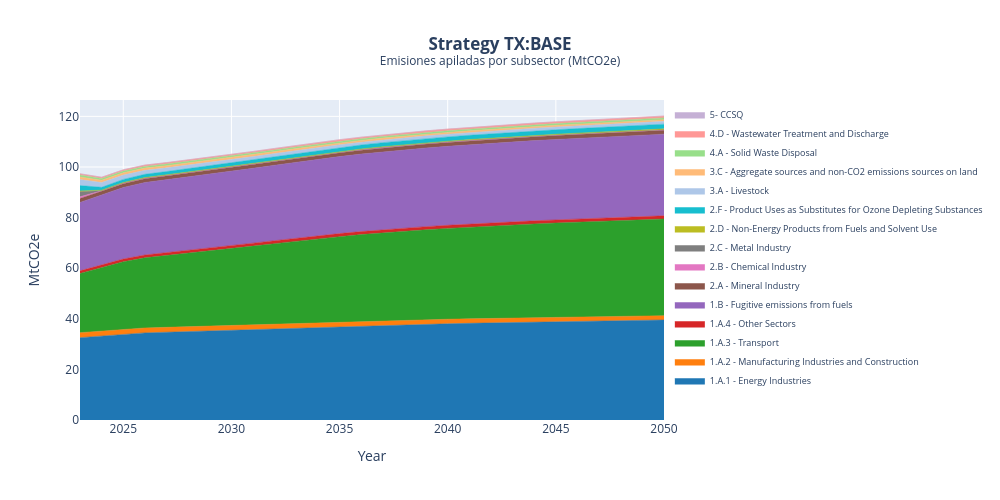
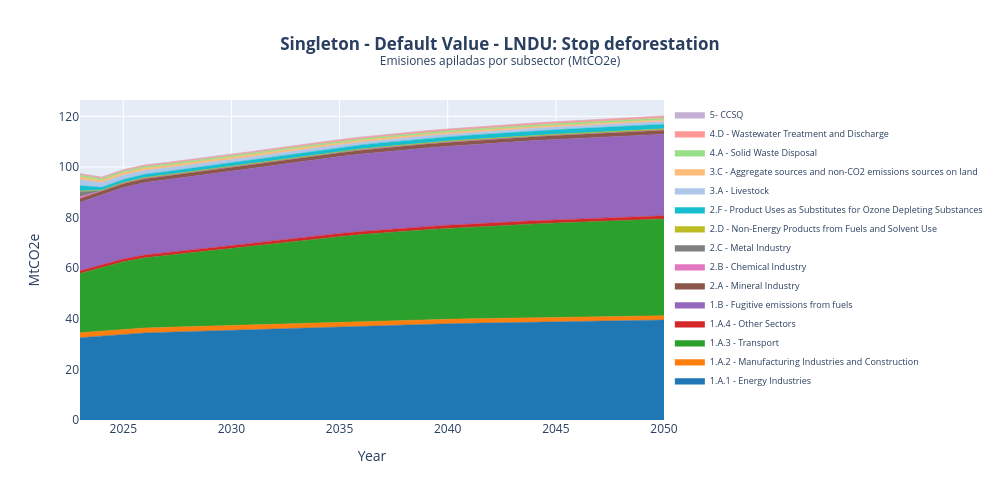
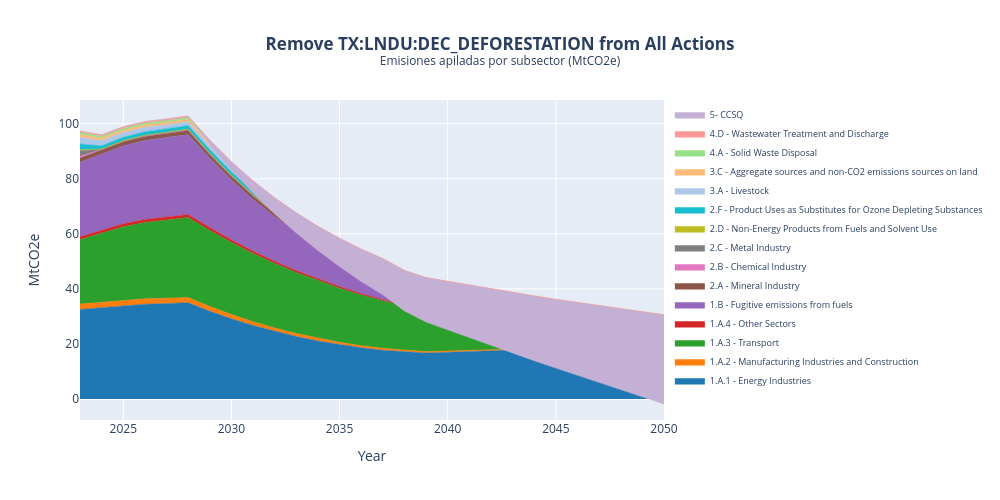
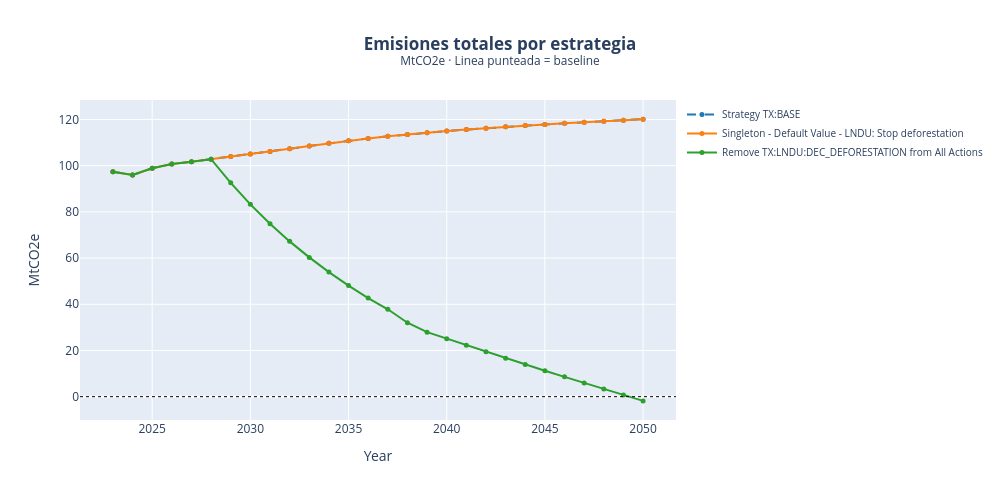

Write notebook code for charts like these, in order.
### Code cell
# ── Emisiones totales apiladas por subsector · una figura por estrategia ─────
em_stack = (
    em_ssp
    .groupby(['strategy_id','strategy','subsector','Year'], dropna=False)['value']
    .sum()
    .reset_index()
    .sort_values(['strategy_id','subsector','Year'])
)

subsectors_all = sorted(em_stack['subsector'].dropna().unique())  # A→Z; CCSQ al final

PALETTE = [
    '#1f77b4','#ff7f0e','#2ca02c','#d62728','#9467bd',
    '#8c564b','#e377c2','#7f7f7f','#bcbd22','#17becf',
    '#aec7e8','#ffbb78','#98df8a','#ff9896','#c5b0d5',
]
color_map = {sub: PALETTE[i % len(PALETTE)] for i, sub in enumerate(subsectors_all)}

for sid, strat_grp in em_stack.groupby('strategy_id', sort=True):
    strategy_label = strat_grp['strategy'].iloc[0]
    fig = go.Figure()
    seen = set()
    for sub in reversed(subsectors_all):  # reversed → legend A→Z, CCSQ al final
        df_sub = strat_grp[strat_grp['subsector'] == sub].sort_values('Year')
        if df_sub.empty:
            continue
        fig.add_trace(go.Scatter(
            x=df_sub['Year'], y=df_sub['value'],
            mode='lines',
            stackgroup='one',
            name=sub,
            line=dict(color=color_map[sub], width=0.5),
            fillcolor=color_map[sub],
            hovertemplate=f'<b>{sub}</b><br>%{{y:,.2f}} MtCO2e<br>Year: %{{x}}<extra></extra>',
        ))
    fig.update_layout(
        title=dict(
            text=f'<b>{strategy_label}</b><br><sup>Emisiones apiladas por subsector (MtCO2e)</sup>',
            x=0.5,
        ),
        xaxis=dict(title='Year', tickformat='d'),
        yaxis_title='MtCO2e',
        height=500, width=1000,
        legend=dict(orientation='v', x=1.01, y=1, font=dict(size=9)),
        hovermode='x unified',
    )
    fig.show()
# ── Total de emisiones por estrategia (líneas) ───────────────────────────────
em_total = (
    em_ssp
    .groupby(['strategy_id','strategy','Year'], dropna=False)['value']
    .sum()
    .reset_index()
    .sort_values(['strategy_id','Year'])
)

fig_total = go.Figure()
for i, (sid, grp) in enumerate(em_total.groupby('strategy_id', sort=True)):
    label = grp['strategy'].iloc[0]
    color = PALETTE[i % len(PALETTE)]
    dash  = 'dash' if sid == base_sid else 'solid'
    fig_total.add_trace(go.Scatter(
        x=grp['Year'], y=grp['value'],
        mode='lines+markers',
        line=dict(color=color, dash=dash, width=2),
        marker=dict(size=5),
        name=label,
        hovertemplate=f'<b>{label}</b><br>%{{y:,.2f}} MtCO2e<br>Year: %{{x}}<extra></extra>',
    ))

fig_total.add_hline(y=0, line=dict(color='black', dash='dot', width=1))
fig_total.update_layout(
    title=dict(text='<b>Emisiones totales por estrategia</b><br><sup>MtCO2e · Linea punteada = baseline</sup>', x=0.5),
    xaxis=dict(title='Year', tickformat='d'),
    yaxis_title='MtCO2e',
    height=500, width=1000,
    legend=dict(orientation='v', x=1.01, y=1, font=dict(size=10)),
    hovermode='x unified',
)
fig_total.show()

### Figure 1 — Plotly figure (JSON) as saved in the notebook; plotly's stock layout.template omitted (floating-point values rounded to 4 significant figures)
{"data": [{"fillcolor": "#1f77b4", "hovertemplate": "<b>1.A.1 - Energy Industries</b><br>%{y:,.2f} MtCO2e<br>Year: %{x}<extra></extra>", "line": {"color": "#1f77b4", "width": 0.5}, "mode": "lines", "name": "1.A.1 - Energy Industries", "stackgroup": "one", "type": "scatter", "x": [2023, 2024, 2025, 2026, 2027, 2028, 2029, 2030, 2031, 2032, 2033, 2034, 2035, 2036, 2037, 2038, 2039, 2040, 2041, 2042, 2043, 2044, 2045, 2046, 2047, 2048, 2049, 2050], "y": [32.54, 33.2, 33.95, 34.43, 34.68, 34.95, 35.24, 35.5, 35.78, 36.08, 36.37, 36.66, 36.94, 37.19, 37.43, 37.64, 37.84, 38.03, 38.21, 38.38, 38.54, 38.7, 38.85, 38.99, 39.12, 39.26, 39.39, 39.54]}, {"fillcolor": "#ff7f0e", "hovertemplate": "<b>1.A.2 - Manufacturing Industries and Construction</b><br>%{y:,.2f} MtCO2e<br>Year: %{x}<extra></extra>", "line": {"color": "#ff7f0e", "width": 0.5}, "mode": "lines", "name": "1.A.2 - Manufacturing Industries and Construction", "stackgroup": "one", "type": "scatter", "x": [2023, 2024, 2025, 2026, 2027, 2028, 2029, 2030, 2031, 2032, 2033, 2034, 2035, 2036, 2037, 2038, 2039, 2040, 2041, 2042, 2043, 2044, 2045, 2046, 2047, 2048, 2049, 2050], "y": [1.98, 1.959, 1.956, 1.949, 1.937, 1.926, 1.915, 1.904, 1.893, 1.883, 1.872, 1.862, 1.852, 1.841, 1.83, 1.819, 1.808, 1.796, 1.785, 1.774, 1.762, 1.751, 1.739, 1.728, 1.716, 1.705, 1.693, 1.682]}, {"fillcolor": "#2ca02c", "hovertemplate": "<b>1.A.3 - Transport</b><br>%{y:,.2f} MtCO2e<br>Year: %{x}<extra></extra>", "line": {"color": "#2ca02c", "width": 0.5}, "mode": "lines", "name": "1.A.3 - Transport", "stackgroup": "one", "type": "scatter", "x": [2023, 2024, 2025, 2026, 2027, 2028, 2029, 2030, 2031, 2032, 2033, 2034, 2035, 2036, 2037, 2038, 2039, 2040, 2041, 2042, 2043, 2044, 2045, 2046, 2047, 2048, 2049, 2050], "y": [23.4, 25.01, 26.62, 27.71, 28.35, 29.02, 29.72, 30.37, 31.04, 31.73, 32.41, 33.07, 33.68, 34.23, 34.72, 35.16, 35.55, 35.9, 36.22, 36.52, 36.79, 37.04, 37.26, 37.47, 37.66, 37.85, 38.04, 38.25]}, {"fillcolor": "#d62728", "hovertemplate": "<b>1.A.4 - Other Sectors</b><br>%{y:,.2f} MtCO2e<br>Year: %{x}<extra></extra>", "line": {"color": "#d62728", "width": 0.5}, "mode": "lines", "name": "1.A.4 - Other Sectors", "stackgroup": "one", "type": "scatter", "x": [2023, 2024, 2025, 2026, 2027, 2028, 2029, 2030, 2031, 2032, 2033, 2034, 2035, 2036, 2037, 2038, 2039, 2040, 2041, 2042, 2043, 2044, 2045, 2046, 2047, 2048, 2049, 2050], "y": [1.029, 1.063, 1.093, 1.115, 1.129, 1.142, 1.153, 1.163, 1.172, 1.18, 1.187, 1.194, 1.201, 1.206, 1.21, 1.214, 1.218, 1.221, 1.223, 1.226, 1.228, 1.23, 1.231, 1.233, 1.234, 1.235, 1.237, 1.238]}, {"fillcolor": "#9467bd", "hovertemplate": "<b>1.B - Fugitive emissions from fuels</b><br>%{y:,.2f} MtCO2e<br>Year: %{x}<extra></extra>", "line": {"color": "#9467bd", "width": 0.5}, "mode": "lines", "name": "1.B - Fugitive emissions from fuels", "stackgroup": "one", "type": "scatter", "x": [2023, 2024, 2025, 2026, 2027, 2028, 2029, 2030, 2031, 2032, 2033, 2034, 2035, 2036, 2037, 2038, 2039, 2040, 2041, 2042, 2043, 2044, 2045, 2046, 2047, 2048, 2049, 2050], "y": [27.03, 27.64, 28.27, 28.65, 28.83, 29.01, 29.22, 29.4, 29.6, 29.81, 30.03, 30.24, 30.44, 30.63, 30.8, 30.95, 31.09, 31.22, 31.35, 31.47, 31.58, 31.69, 31.79, 31.89, 31.98, 32.08, 32.17, 32.28]}, {"fillcolor": "#8c564b", "hovertemplate": "<b>2.A - Mineral Industry</b><br>%{y:,.2f} MtCO2e<br>Year: %{x}<extra></extra>", "line": {"color": "#8c564b", "width": 0.5}, "mode": "lines", "name": "2.A - Mineral Industry", "stackgroup": "one", "type": "scatter", "x": [2023, 2024, 2025, 2026, 2027, 2028, 2029, 2030, 2031, 2032, 2033, 2034, 2035, 2036, 2037, 2038, 2039, 2040, 2041, 2042, 2043, 2044, 2045, 2046, 2047, 2048, 2049, 2050], "y": [1.51, 1.511, 1.512, 1.513, 1.513, 1.513, 1.514, 1.514, 1.514, 1.515, 1.515, 1.515, 1.516, 1.516, 1.516, 1.517, 1.517, 1.517, 1.517, 1.517, 1.518, 1.518, 1.518, 1.518, 1.518, 1.518, 1.518, 1.519]}, {"fillcolor": "#e377c2", "hovertemplate": "<b>2.B - Chemical Industry</b><br>%{y:,.2f} MtCO2e<br>Year: %{x}<extra></extra>", "line": {"color": "#e377c2", "width": 0.5}, "mode": "lines", "name": "2.B - Chemical Industry", "stackgroup": "one", "type": "scatter", "x": [2023, 2024, 2025, 2026, 2027, 2028, 2029, 2030, 2031, 2032, 2033, 2034, 2035, 2036, 2037, 2038, 2039, 2040, 2041, 2042, 2043, 2044, 2045, 2046, 2047, 2048, 2049, 2050], "y": [0.711, 0.2486, 0.2484, 0.2483, 0.2482, 0.2481, 0.248, 0.2479, 0.2478, 0.2476, 0.2475, 0.2474, 0.2473, 0.2471, 0.247, 0.2469, 0.2468, 0.2466, 0.2465, 0.2464, 0.2462, 0.2461, 0.246, 0.2458, 0.2457, 0.2456, 0.2454, 0.2453]}, {"fillcolor": "#7f7f7f", "hovertemplate": "<b>2.C - Metal Industry</b><br>%{y:,.2f} MtCO2e<br>Year: %{x}<extra></extra>", "line": {"color": "#7f7f7f", "width": 0.5}, "mode": "lines", "name": "2.C - Metal Industry", "stackgroup": "one", "type": "scatter", "x": [2023, 2024, 2025, 2026, 2027, 2028, 2029, 2030, 2031, 2032, 2033, 2034, 2035, 2036, 2037, 2038, 2039, 2040, 2041, 2042, 2043, 2044, 2045, 2046, 2047, 2048, 2049, 2050], "y": [2.063, 0.0, 0.0, 0.0, 0.0, 0.0, 0.0, 0.0, 0.0, 0.0, 0.0, 0.0, 0.0, 0.0, 0.0, 0.0, 0.0, 0.0, 0.0, 0.0, 0.0, 0.0, 0.0, 0.0, 0.0, 0.0, 0.0, 0.0]}, {"fillcolor": "#bcbd22", "hovertemplate": "<b>2.D - Non-Energy Products from Fuels and Solvent Use</b><br>%{y:,.2f} MtCO2e<br>Year: %{x}<extra></extra>", "line": {"color": "#bcbd22", "width": 0.5}, "mode": "lines", "name": "2.D - Non-Energy Products from Fuels and Solvent Use", "stackgroup": "one", "type": "scatter", "x": [2023, 2024, 2025, 2026, 2027, 2028, 2029, 2030, 2031, 2032, 2033, 2034, 2035, 2036, 2037, 2038, 2039, 2040, 2041, 2042, 2043, 2044, 2045, 2046, 2047, 2048, 2049, 2050], "y": [0.27, 0.1915, 0.2048, 0.2133, 0.2176, 0.2223, 0.2274, 0.2322, 0.2373, 0.2427, 0.2483, 0.2538, 0.259, 0.264, 0.2686, 0.273, 0.2771, 0.2809, 0.2847, 0.2883, 0.2919, 0.2953, 0.2986, 0.3017, 0.3048, 0.3078, 0.311, 0.3142]}, {"fillcolor": "#17becf", "hovertemplate": "<b>2.F - Product Uses as Substitutes for Ozone Depleting Substances</b><br>%{y:,.2f} MtCO2e<br>Year: %{x}<extra></extra>", "line": {"color": "#17becf", "width": 0.5}, "mode": "lines", "name": "2.F - Product Uses as Substitutes for Ozone Depleting Substances", "stackgroup": "one", "type": "scatter", "x": [2023, 2024, 2025, 2026, 2027, 2028, 2029, 2030, 2031, 2032, 2033, 2034, 2035, 2036, 2037, 2038, 2039, 2040, 2041, 2042, 2043, 2044, 2045, 2046, 2047, 2048, 2049, 2050], "y": [2.104, 1.135, 1.215, 1.266, 1.291, 1.319, 1.349, 1.378, 1.408, 1.441, 1.474, 1.507, 1.538, 1.568, 1.595, 1.621, 1.646, 1.668, 1.691, 1.713, 1.734, 1.754, 1.774, 1.792, 1.81, 1.829, 1.847, 1.867]}, {"fillcolor": "#aec7e8", "hovertemplate": "<b>3.A - Livestock</b><br>%{y:,.2f} MtCO2e<br>Year: %{x}<extra></extra>", "line": {"color": "#aec7e8", "width": 0.5}, "mode": "lines", "name": "3.A - Livestock", "stackgroup": "one", "type": "scatter", "x": [2023, 2024, 2025, 2026, 2027, 2028, 2029, 2030, 2031, 2032, 2033, 2034, 2035, 2036, 2037, 2038, 2039, 2040, 2041, 2042, 2043, 2044, 2045, 2046, 2047, 2048, 2049, 2050], "y": [2.402, 1.889, 1.709, 1.565, 1.453, 1.365, 1.296, 1.243, 1.201, 1.17, 1.146, 1.128, 1.114, 1.105, 1.098, 1.094, 1.092, 1.091, 1.091, 1.093, 1.095, 1.098, 1.101, 1.104, 1.108, 1.112, 1.117, 1.121]}, {"fillcolor": "#ffbb78", "hovertemplate": "<b>3.C - Aggregate sources and non-CO2 emissions sources on land</b><br>%{y:,.2f} MtCO2e<br>Year: %{x}<extra></extra>", "line": {"color": "#ffbb78", "width": 0.5}, "mode": "lines", "name": "3.C - Aggregate sources and non-CO2 emissions sources on land", "stackgroup": "one", "type": "scatter", "x": [2023, 2024, 2025, 2026, 2027, 2028, 2029, 2030, 2031, 2032, 2033, 2034, 2035, 2036, 2037, 2038, 2039, 2040, 2041, 2042, 2043, 2044, 2045, 2046, 2047, 2048, 2049, 2050], "y": [1.02, 0.9128, 0.9019, 0.89, 0.8772, 0.8636, 0.849, 0.8334, 0.8164, 0.7979, 0.7776, 0.7556, 0.7336, 0.712, 0.7002, 0.6906, 0.6818, 0.6747, 0.6689, 0.6642, 0.6603, 0.657, 0.6542, 0.6518, 0.6498, 0.6479, 0.6463, 0.6468]}, {"fillcolor": "#98df8a", "hovertemplate": "<b>4.A - Solid Waste Disposal</b><br>%{y:,.2f} MtCO2e<br>Year: %{x}<extra></extra>", "line": {"color": "#98df8a", "width": 0.5}, "mode": "lines", "name": "4.A - Solid Waste Disposal", "stackgroup": "one", "type": "scatter", "x": [2023, 2024, 2025, 2026, 2027, 2028, 2029, 2030, 2031, 2032, 2033, 2034, 2035, 2036, 2037, 2038, 2039, 2040, 2041, 2042, 2043, 2044, 2045, 2046, 2047, 2048, 2049, 2050], "y": [0.762, 0.696, 0.6838, 0.6741, 0.6662, 0.6599, 0.6549, 0.6511, 0.6485, 0.6468, 0.6461, 0.6462, 0.647, 0.6485, 0.6505, 0.6531, 0.6561, 0.6595, 0.6633, 0.6675, 0.6719, 0.6766, 0.6815, 0.6867, 0.6921, 0.6976, 0.7033, 0.7091]}, {"fillcolor": "#ff9896", "hovertemplate": "<b>4.D - Wastewater Treatment and Discharge</b><br>%{y:,.2f} MtCO2e<br>Year: %{x}<extra></extra>", "line": {"color": "#ff9896", "width": 0.5}, "mode": "lines", "name": "4.D - Wastewater Treatment and Discharge", "stackgroup": "one", "type": "scatter", "x": [2023, 2024, 2025, 2026, 2027, 2028, 2029, 2030, 2031, 2032, 2033, 2034, 2035, 2036, 2037, 2038, 2039, 2040, 2041, 2042, 2043, 2044, 2045, 2046, 2047, 2048, 2049, 2050], "y": [0.496, 0.4909, 0.5124, 0.5267, 0.5357, 0.5452, 0.5552, 0.5648, 0.5748, 0.5852, 0.5958, 0.6063, 0.6166, 0.6264, 0.6359, 0.645, 0.6538, 0.6624, 0.6708, 0.6791, 0.6873, 0.6954, 0.7033, 0.711, 0.7187, 0.7263, 0.7341, 0.742]}, {"fillcolor": "#c5b0d5", "hovertemplate": "<b>5- CCSQ</b><br>%{y:,.2f} MtCO2e<br>Year: %{x}<extra></extra>", "line": {"color": "#c5b0d5", "width": 0.5}, "mode": "lines", "name": "5- CCSQ", "stackgroup": "one", "type": "scatter", "x": [2023, 2024, 2025, 2026, 2027, 2028, 2029, 2030, 2031, 2032, 2033, 2034, 2035, 2036, 2037, 2038, 2039, 2040, 2041, 2042, 2043, 2044, 2045, 2046, 2047, 2048, 2049, 2050], "y": [0.0, 0.0, 0.0, 0.0, 0.0, 0.0, 0.0, 0.0, 0.0, 0.0, 0.0, 0.0, 0.0, 0.0, 0.0, 0.0, 0.0, 0.0, 0.0, 0.0, 0.0, 0.0, 0.0, 0.0, 0.0, 0.0, 0.0, 0.0]}], "layout": {"height": 500, "hovermode": "x unified", "legend": {"font": {"size": 9}, "orientation": "v", "x": 1.01, "y": 1}, "title": {"text": "<b>Strategy TX:BASE</b><br><sup>Emisiones apiladas por subsector (MtCO2e)</sup>", "x": 0.5}, "width": 1000, "xaxis": {"tickformat": "d", "title": {"text": "Year"}}, "yaxis": {"title": {"text": "MtCO2e"}}}}

### Figure 2 — Plotly figure (JSON) as saved in the notebook; plotly's stock layout.template omitted (floating-point values rounded to 4 significant figures)
{"data": [{"fillcolor": "#1f77b4", "hovertemplate": "<b>1.A.1 - Energy Industries</b><br>%{y:,.2f} MtCO2e<br>Year: %{x}<extra></extra>", "line": {"color": "#1f77b4", "width": 0.5}, "mode": "lines", "name": "1.A.1 - Energy Industries", "stackgroup": "one", "type": "scatter", "x": [2023, 2024, 2025, 2026, 2027, 2028, 2029, 2030, 2031, 2032, 2033, 2034, 2035, 2036, 2037, 2038, 2039, 2040, 2041, 2042, 2043, 2044, 2045, 2046, 2047, 2048, 2049, 2050], "y": [32.54, 33.2, 33.95, 34.43, 34.68, 34.95, 35.24, 35.5, 35.78, 36.08, 36.37, 36.66, 36.94, 37.19, 37.43, 37.64, 37.84, 38.03, 38.21, 38.38, 38.54, 38.7, 38.85, 38.99, 39.12, 39.25, 39.39, 39.53]}, {"fillcolor": "#ff7f0e", "hovertemplate": "<b>1.A.2 - Manufacturing Industries and Construction</b><br>%{y:,.2f} MtCO2e<br>Year: %{x}<extra></extra>", "line": {"color": "#ff7f0e", "width": 0.5}, "mode": "lines", "name": "1.A.2 - Manufacturing Industries and Construction", "stackgroup": "one", "type": "scatter", "x": [2023, 2024, 2025, 2026, 2027, 2028, 2029, 2030, 2031, 2032, 2033, 2034, 2035, 2036, 2037, 2038, 2039, 2040, 2041, 2042, 2043, 2044, 2045, 2046, 2047, 2048, 2049, 2050], "y": [1.98, 1.959, 1.956, 1.949, 1.937, 1.926, 1.915, 1.904, 1.893, 1.883, 1.872, 1.862, 1.852, 1.841, 1.83, 1.819, 1.808, 1.796, 1.785, 1.774, 1.762, 1.751, 1.739, 1.728, 1.716, 1.705, 1.693, 1.682]}, {"fillcolor": "#2ca02c", "hovertemplate": "<b>1.A.3 - Transport</b><br>%{y:,.2f} MtCO2e<br>Year: %{x}<extra></extra>", "line": {"color": "#2ca02c", "width": 0.5}, "mode": "lines", "name": "1.A.3 - Transport", "stackgroup": "one", "type": "scatter", "x": [2023, 2024, 2025, 2026, 2027, 2028, 2029, 2030, 2031, 2032, 2033, 2034, 2035, 2036, 2037, 2038, 2039, 2040, 2041, 2042, 2043, 2044, 2045, 2046, 2047, 2048, 2049, 2050], "y": [23.4, 25.01, 26.62, 27.71, 28.35, 29.02, 29.72, 30.37, 31.04, 31.73, 32.41, 33.07, 33.68, 34.23, 34.72, 35.16, 35.55, 35.9, 36.22, 36.52, 36.79, 37.04, 37.26, 37.47, 37.66, 37.85, 38.04, 38.25]}, {"fillcolor": "#d62728", "hovertemplate": "<b>1.A.4 - Other Sectors</b><br>%{y:,.2f} MtCO2e<br>Year: %{x}<extra></extra>", "line": {"color": "#d62728", "width": 0.5}, "mode": "lines", "name": "1.A.4 - Other Sectors", "stackgroup": "one", "type": "scatter", "x": [2023, 2024, 2025, 2026, 2027, 2028, 2029, 2030, 2031, 2032, 2033, 2034, 2035, 2036, 2037, 2038, 2039, 2040, 2041, 2042, 2043, 2044, 2045, 2046, 2047, 2048, 2049, 2050], "y": [1.029, 1.063, 1.093, 1.115, 1.129, 1.142, 1.153, 1.163, 1.172, 1.18, 1.187, 1.194, 1.2, 1.206, 1.21, 1.214, 1.217, 1.22, 1.223, 1.225, 1.227, 1.229, 1.231, 1.232, 1.233, 1.234, 1.236, 1.237]}, {"fillcolor": "#9467bd", "hovertemplate": "<b>1.B - Fugitive emissions from fuels</b><br>%{y:,.2f} MtCO2e<br>Year: %{x}<extra></extra>", "line": {"color": "#9467bd", "width": 0.5}, "mode": "lines", "name": "1.B - Fugitive emissions from fuels", "stackgroup": "one", "type": "scatter", "x": [2023, 2024, 2025, 2026, 2027, 2028, 2029, 2030, 2031, 2032, 2033, 2034, 2035, 2036, 2037, 2038, 2039, 2040, 2041, 2042, 2043, 2044, 2045, 2046, 2047, 2048, 2049, 2050], "y": [27.03, 27.64, 28.27, 28.65, 28.83, 29.01, 29.22, 29.4, 29.6, 29.81, 30.03, 30.24, 30.44, 30.63, 30.8, 30.95, 31.09, 31.22, 31.35, 31.47, 31.58, 31.69, 31.79, 31.89, 31.98, 32.08, 32.17, 32.27]}, {"fillcolor": "#8c564b", "hovertemplate": "<b>2.A - Mineral Industry</b><br>%{y:,.2f} MtCO2e<br>Year: %{x}<extra></extra>", "line": {"color": "#8c564b", "width": 0.5}, "mode": "lines", "name": "2.A - Mineral Industry", "stackgroup": "one", "type": "scatter", "x": [2023, 2024, 2025, 2026, 2027, 2028, 2029, 2030, 2031, 2032, 2033, 2034, 2035, 2036, 2037, 2038, 2039, 2040, 2041, 2042, 2043, 2044, 2045, 2046, 2047, 2048, 2049, 2050], "y": [1.51, 1.511, 1.512, 1.513, 1.513, 1.513, 1.514, 1.514, 1.514, 1.515, 1.515, 1.515, 1.516, 1.516, 1.516, 1.517, 1.517, 1.517, 1.517, 1.517, 1.518, 1.518, 1.518, 1.518, 1.518, 1.518, 1.518, 1.519]}, {"fillcolor": "#e377c2", "hovertemplate": "<b>2.B - Chemical Industry</b><br>%{y:,.2f} MtCO2e<br>Year: %{x}<extra></extra>", "line": {"color": "#e377c2", "width": 0.5}, "mode": "lines", "name": "2.B - Chemical Industry", "stackgroup": "one", "type": "scatter", "x": [2023, 2024, 2025, 2026, 2027, 2028, 2029, 2030, 2031, 2032, 2033, 2034, 2035, 2036, 2037, 2038, 2039, 2040, 2041, 2042, 2043, 2044, 2045, 2046, 2047, 2048, 2049, 2050], "y": [0.711, 0.2486, 0.2484, 0.2483, 0.2482, 0.2481, 0.248, 0.2479, 0.2478, 0.2476, 0.2475, 0.2474, 0.2473, 0.2471, 0.247, 0.2469, 0.2468, 0.2466, 0.2465, 0.2464, 0.2462, 0.2461, 0.246, 0.2458, 0.2457, 0.2456, 0.2454, 0.2453]}, {"fillcolor": "#7f7f7f", "hovertemplate": "<b>2.C - Metal Industry</b><br>%{y:,.2f} MtCO2e<br>Year: %{x}<extra></extra>", "line": {"color": "#7f7f7f", "width": 0.5}, "mode": "lines", "name": "2.C - Metal Industry", "stackgroup": "one", "type": "scatter", "x": [2023, 2024, 2025, 2026, 2027, 2028, 2029, 2030, 2031, 2032, 2033, 2034, 2035, 2036, 2037, 2038, 2039, 2040, 2041, 2042, 2043, 2044, 2045, 2046, 2047, 2048, 2049, 2050], "y": [2.063, 0.0, 0.0, 0.0, 0.0, 0.0, 0.0, 0.0, 0.0, 0.0, 0.0, 0.0, 0.0, 0.0, 0.0, 0.0, 0.0, 0.0, 0.0, 0.0, 0.0, 0.0, 0.0, 0.0, 0.0, 0.0, 0.0, 0.0]}, {"fillcolor": "#bcbd22", "hovertemplate": "<b>2.D - Non-Energy Products from Fuels and Solvent Use</b><br>%{y:,.2f} MtCO2e<br>Year: %{x}<extra></extra>", "line": {"color": "#bcbd22", "width": 0.5}, "mode": "lines", "name": "2.D - Non-Energy Products from Fuels and Solvent Use", "stackgroup": "one", "type": "scatter", "x": [2023, 2024, 2025, 2026, 2027, 2028, 2029, 2030, 2031, 2032, 2033, 2034, 2035, 2036, 2037, 2038, 2039, 2040, 2041, 2042, 2043, 2044, 2045, 2046, 2047, 2048, 2049, 2050], "y": [0.27, 0.1915, 0.2048, 0.2133, 0.2176, 0.2223, 0.2274, 0.2322, 0.2373, 0.2427, 0.2483, 0.2538, 0.259, 0.264, 0.2686, 0.273, 0.2771, 0.2809, 0.2847, 0.2883, 0.2919, 0.2953, 0.2986, 0.3017, 0.3048, 0.3078, 0.311, 0.3142]}, {"fillcolor": "#17becf", "hovertemplate": "<b>2.F - Product Uses as Substitutes for Ozone Depleting Substances</b><br>%{y:,.2f} MtCO2e<br>Year: %{x}<extra></extra>", "line": {"color": "#17becf", "width": 0.5}, "mode": "lines", "name": "2.F - Product Uses as Substitutes for Ozone Depleting Substances", "stackgroup": "one", "type": "scatter", "x": [2023, 2024, 2025, 2026, 2027, 2028, 2029, 2030, 2031, 2032, 2033, 2034, 2035, 2036, 2037, 2038, 2039, 2040, 2041, 2042, 2043, 2044, 2045, 2046, 2047, 2048, 2049, 2050], "y": [2.104, 1.135, 1.215, 1.266, 1.291, 1.319, 1.349, 1.378, 1.408, 1.441, 1.474, 1.507, 1.538, 1.568, 1.595, 1.621, 1.646, 1.668, 1.691, 1.713, 1.734, 1.754, 1.774, 1.792, 1.81, 1.829, 1.847, 1.867]}, {"fillcolor": "#aec7e8", "hovertemplate": "<b>3.A - Livestock</b><br>%{y:,.2f} MtCO2e<br>Year: %{x}<extra></extra>", "line": {"color": "#aec7e8", "width": 0.5}, "mode": "lines", "name": "3.A - Livestock", "stackgroup": "one", "type": "scatter", "x": [2023, 2024, 2025, 2026, 2027, 2028, 2029, 2030, 2031, 2032, 2033, 2034, 2035, 2036, 2037, 2038, 2039, 2040, 2041, 2042, 2043, 2044, 2045, 2046, 2047, 2048, 2049, 2050], "y": [2.402, 1.889, 1.709, 1.565, 1.453, 1.365, 1.296, 1.243, 1.201, 1.17, 1.146, 1.128, 1.114, 1.105, 1.098, 1.094, 1.091, 1.091, 1.091, 1.092, 1.094, 1.097, 1.1, 1.103, 1.107, 1.111, 1.115, 1.12]}, {"fillcolor": "#ffbb78", "hovertemplate": "<b>3.C - Aggregate sources and non-CO2 emissions sources on land</b><br>%{y:,.2f} MtCO2e<br>Year: %{x}<extra></extra>", "line": {"color": "#ffbb78", "width": 0.5}, "mode": "lines", "name": "3.C - Aggregate sources and non-CO2 emissions sources on land", "stackgroup": "one", "type": "scatter", "x": [2023, 2024, 2025, 2026, 2027, 2028, 2029, 2030, 2031, 2032, 2033, 2034, 2035, 2036, 2037, 2038, 2039, 2040, 2041, 2042, 2043, 2044, 2045, 2046, 2047, 2048, 2049, 2050], "y": [1.02, 0.9128, 0.9019, 0.89, 0.8772, 0.8636, 0.849, 0.8334, 0.8164, 0.7979, 0.7776, 0.7556, 0.7335, 0.7119, 0.7001, 0.6905, 0.6817, 0.6746, 0.6688, 0.6641, 0.6601, 0.6568, 0.654, 0.6516, 0.6495, 0.6476, 0.6476, 0.6494]}, {"fillcolor": "#98df8a", "hovertemplate": "<b>4.A - Solid Waste Disposal</b><br>%{y:,.2f} MtCO2e<br>Year: %{x}<extra></extra>", "line": {"color": "#98df8a", "width": 0.5}, "mode": "lines", "name": "4.A - Solid Waste Disposal", "stackgroup": "one", "type": "scatter", "x": [2023, 2024, 2025, 2026, 2027, 2028, 2029, 2030, 2031, 2032, 2033, 2034, 2035, 2036, 2037, 2038, 2039, 2040, 2041, 2042, 2043, 2044, 2045, 2046, 2047, 2048, 2049, 2050], "y": [0.762, 0.696, 0.6838, 0.6741, 0.6662, 0.6599, 0.6549, 0.6511, 0.6485, 0.6468, 0.6461, 0.6462, 0.647, 0.6485, 0.6505, 0.6531, 0.6561, 0.6595, 0.6633, 0.6675, 0.6719, 0.6766, 0.6815, 0.6867, 0.6921, 0.6976, 0.7033, 0.7091]}, {"fillcolor": "#ff9896", "hovertemplate": "<b>4.D - Wastewater Treatment and Discharge</b><br>%{y:,.2f} MtCO2e<br>Year: %{x}<extra></extra>", "line": {"color": "#ff9896", "width": 0.5}, "mode": "lines", "name": "4.D - Wastewater Treatment and Discharge", "stackgroup": "one", "type": "scatter", "x": [2023, 2024, 2025, 2026, 2027, 2028, 2029, 2030, 2031, 2032, 2033, 2034, 2035, 2036, 2037, 2038, 2039, 2040, 2041, 2042, 2043, 2044, 2045, 2046, 2047, 2048, 2049, 2050], "y": [0.496, 0.4909, 0.5124, 0.5267, 0.5357, 0.5452, 0.5552, 0.5648, 0.5748, 0.5852, 0.5958, 0.6063, 0.6166, 0.6264, 0.6359, 0.645, 0.6538, 0.6624, 0.6708, 0.6791, 0.6873, 0.6954, 0.7033, 0.711, 0.7187, 0.7263, 0.7341, 0.742]}, {"fillcolor": "#c5b0d5", "hovertemplate": "<b>5- CCSQ</b><br>%{y:,.2f} MtCO2e<br>Year: %{x}<extra></extra>", "line": {"color": "#c5b0d5", "width": 0.5}, "mode": "lines", "name": "5- CCSQ", "stackgroup": "one", "type": "scatter", "x": [2023, 2024, 2025, 2026, 2027, 2028, 2029, 2030, 2031, 2032, 2033, 2034, 2035, 2036, 2037, 2038, 2039, 2040, 2041, 2042, 2043, 2044, 2045, 2046, 2047, 2048, 2049, 2050], "y": [0.0, 0.0, 0.0, 0.0, 0.0, 0.0, 0.0, 0.0, 0.0, 0.0, 0.0, 0.0, 0.0, 0.0, 0.0, 0.0, 0.0, 0.0, 0.0, 0.0, 0.0, 0.0, 0.0, 0.0, 0.0, 0.0, 0.0, 0.0]}], "layout": {"height": 500, "hovermode": "x unified", "legend": {"font": {"size": 9}, "orientation": "v", "x": 1.01, "y": 1}, "title": {"text": "<b>Singleton - Default Value - LNDU: Stop deforestation</b><br><sup>Emisiones apiladas por subsector (MtCO2e)</sup>", "x": 0.5}, "width": 1000, "xaxis": {"tickformat": "d", "title": {"text": "Year"}}, "yaxis": {"title": {"text": "MtCO2e"}}}}

### Figure 3 — Plotly figure (JSON) as saved in the notebook; plotly's stock layout.template omitted (floating-point values rounded to 4 significant figures)
{"data": [{"fillcolor": "#1f77b4", "hovertemplate": "<b>1.A.1 - Energy Industries</b><br>%{y:,.2f} MtCO2e<br>Year: %{x}<extra></extra>", "line": {"color": "#1f77b4", "width": 0.5}, "mode": "lines", "name": "1.A.1 - Energy Industries", "stackgroup": "one", "type": "scatter", "x": [2023, 2024, 2025, 2026, 2027, 2028, 2029, 2030, 2031, 2032, 2033, 2034, 2035, 2036, 2037, 2038, 2039, 2040, 2041, 2042, 2043, 2044, 2045, 2046, 2047, 2048, 2049, 2050], "y": [32.54, 33.2, 33.95, 34.43, 34.68, 34.95, 31.89, 29.13, 26.69, 24.55, 22.68, 21.08, 19.71, 18.58, 17.72, 17.16, 16.69, 16.96, 17.22, 17.49, 17.76, 18.03, 18.3, 18.58, 18.85, 19.12, 19.4, 19.68]}, {"fillcolor": "#ff7f0e", "hovertemplate": "<b>1.A.2 - Manufacturing Industries and Construction</b><br>%{y:,.2f} MtCO2e<br>Year: %{x}<extra></extra>", "line": {"color": "#ff7f0e", "width": 0.5}, "mode": "lines", "name": "1.A.2 - Manufacturing Industries and Construction", "stackgroup": "one", "type": "scatter", "x": [2023, 2024, 2025, 2026, 2027, 2028, 2029, 2030, 2031, 2032, 2033, 2034, 2035, 2036, 2037, 2038, 2039, 2040, 2041, 2042, 2043, 2044, 2045, 2046, 2047, 2048, 2049, 2050], "y": [1.98, 1.959, 1.956, 1.949, 1.937, 1.926, 1.733, 1.558, 1.399, 1.255, 1.123, 1.003, 0.8933, 0.7932, 0.7019, 0.6186, 0.5426, 0.4734, 0.4113, 0.3556, 0.3048, 0.2583, 0.2158, 0.177, 0.1416, 0.1094, 0.07999, 0.05325]}, {"fillcolor": "#2ca02c", "hovertemplate": "<b>1.A.3 - Transport</b><br>%{y:,.2f} MtCO2e<br>Year: %{x}<extra></extra>", "line": {"color": "#2ca02c", "width": 0.5}, "mode": "lines", "name": "1.A.3 - Transport", "stackgroup": "one", "type": "scatter", "x": [2023, 2024, 2025, 2026, 2027, 2028, 2029, 2030, 2031, 2032, 2033, 2034, 2035, 2036, 2037, 2038, 2039, 2040, 2041, 2042, 2043, 2044, 2045, 2046, 2047, 2048, 2049, 2050], "y": [23.4, 25.01, 26.62, 27.71, 28.35, 29.02, 27.58, 26.14, 24.77, 23.45, 22.16, 20.9, 19.66, 18.43, 17.23, 16.05, 14.91, 13.8, 12.73, 11.71, 10.73, 9.784, 8.881, 8.017, 7.193, 6.408, 5.663, 4.956]}, {"fillcolor": "#d62728", "hovertemplate": "<b>1.A.4 - Other Sectors</b><br>%{y:,.2f} MtCO2e<br>Year: %{x}<extra></extra>", "line": {"color": "#d62728", "width": 0.5}, "mode": "lines", "name": "1.A.4 - Other Sectors", "stackgroup": "one", "type": "scatter", "x": [2023, 2024, 2025, 2026, 2027, 2028, 2029, 2030, 2031, 2032, 2033, 2034, 2035, 2036, 2037, 2038, 2039, 2040, 2041, 2042, 2043, 2044, 2045, 2046, 2047, 2048, 2049, 2050], "y": [1.029, 1.063, 1.093, 1.115, 1.129, 1.142, 1.054, 0.9619, 0.8711, 0.7838, 0.7016, 0.6251, 0.5547, 0.4901, 0.4312, 0.3773, 0.3282, 0.2833, 0.2423, 0.2048, 0.1705, 0.1391, 0.1103, 0.08407, 0.06011, 0.03829, 0.01848, 0.0005343]}, {"fillcolor": "#9467bd", "hovertemplate": "<b>1.B - Fugitive emissions from fuels</b><br>%{y:,.2f} MtCO2e<br>Year: %{x}<extra></extra>", "line": {"color": "#9467bd", "width": 0.5}, "mode": "lines", "name": "1.B - Fugitive emissions from fuels", "stackgroup": "one", "type": "scatter", "x": [2023, 2024, 2025, 2026, 2027, 2028, 2029, 2030, 2031, 2032, 2033, 2034, 2035, 2036, 2037, 2038, 2039, 2040, 2041, 2042, 2043, 2044, 2045, 2046, 2047, 2048, 2049, 2050], "y": [27.03, 27.64, 28.27, 28.65, 28.83, 29.01, 25.15, 21.74, 18.76, 16.19, 13.97, 12.07, 10.46, 9.101, 7.975, 5.621, 4.934, 4.738, 4.542, 4.345, 4.14, 3.927, 3.702, 3.466, 3.215, 2.949, 2.667, 2.367]}, {"fillcolor": "#8c564b", "hovertemplate": "<b>2.A - Mineral Industry</b><br>%{y:,.2f} MtCO2e<br>Year: %{x}<extra></extra>", "line": {"color": "#8c564b", "width": 0.5}, "mode": "lines", "name": "2.A - Mineral Industry", "stackgroup": "one", "type": "scatter", "x": [2023, 2024, 2025, 2026, 2027, 2028, 2029, 2030, 2031, 2032, 2033, 2034, 2035, 2036, 2037, 2038, 2039, 2040, 2041, 2042, 2043, 2044, 2045, 2046, 2047, 2048, 2049, 2050], "y": [1.51, 1.511, 1.512, 1.513, 1.513, 1.513, 1.429, 1.348, 1.269, 1.193, 1.121, 1.051, 0.9831, 0.9184, 0.8563, 0.7968, 0.7398, 0.6852, 0.6332, 0.5836, 0.5364, 0.4915, 0.4487, 0.4082, 0.3697, 0.3334, 0.299, 0.2666]}, {"fillcolor": "#e377c2", "hovertemplate": "<b>2.B - Chemical Industry</b><br>%{y:,.2f} MtCO2e<br>Year: %{x}<extra></extra>", "line": {"color": "#e377c2", "width": 0.5}, "mode": "lines", "name": "2.B - Chemical Industry", "stackgroup": "one", "type": "scatter", "x": [2023, 2024, 2025, 2026, 2027, 2028, 2029, 2030, 2031, 2032, 2033, 2034, 2035, 2036, 2037, 2038, 2039, 2040, 2041, 2042, 2043, 2044, 2045, 2046, 2047, 2048, 2049, 2050], "y": [0.711, 0.2486, 0.2484, 0.2483, 0.2482, 0.2481, 0.2322, 0.2166, 0.2015, 0.1869, 0.1727, 0.1589, 0.1456, 0.1329, 0.1206, 0.1088, 0.09758, 0.0869, 0.07676, 0.06718, 0.05817, 0.04975, 0.04193, 0.03471, 0.02811, 0.02214, 0.0168, 0.0121]}, {"fillcolor": "#7f7f7f", "hovertemplate": "<b>2.C - Metal Industry</b><br>%{y:,.2f} MtCO2e<br>Year: %{x}<extra></extra>", "line": {"color": "#7f7f7f", "width": 0.5}, "mode": "lines", "name": "2.C - Metal Industry", "stackgroup": "one", "type": "scatter", "x": [2023, 2024, 2025, 2026, 2027, 2028, 2029, 2030, 2031, 2032, 2033, 2034, 2035, 2036, 2037, 2038, 2039, 2040, 2041, 2042, 2043, 2044, 2045, 2046, 2047, 2048, 2049, 2050], "y": [2.063, 0.0, 0.0, 0.0, 0.0, 0.0, 0.0, 0.0, 0.0, 0.0, 0.0, 0.0, 0.0, 0.0, 0.0, 0.0, 0.0, 0.0, 0.0, 0.0, 0.0, 0.0, 0.0, 0.0, 0.0, 0.0, 0.0, 0.0]}, {"fillcolor": "#bcbd22", "hovertemplate": "<b>2.D - Non-Energy Products from Fuels and Solvent Use</b><br>%{y:,.2f} MtCO2e<br>Year: %{x}<extra></extra>", "line": {"color": "#bcbd22", "width": 0.5}, "mode": "lines", "name": "2.D - Non-Energy Products from Fuels and Solvent Use", "stackgroup": "one", "type": "scatter", "x": [2023, 2024, 2025, 2026, 2027, 2028, 2029, 2030, 2031, 2032, 2033, 2034, 2035, 2036, 2037, 2038, 2039, 2040, 2041, 2042, 2043, 2044, 2045, 2046, 2047, 2048, 2049, 2050], "y": [0.27, 0.1915, 0.2048, 0.2133, 0.2176, 0.2223, 0.2243, 0.2258, 0.2276, 0.2295, 0.2313, 0.233, 0.2343, 0.2352, 0.2357, 0.2357, 0.2355, 0.2349, 0.2342, 0.2333, 0.2322, 0.2309, 0.2294, 0.2277, 0.2258, 0.2239, 0.2219, 0.22]}, {"fillcolor": "#17becf", "hovertemplate": "<b>2.F - Product Uses as Substitutes for Ozone Depleting Substances</b><br>%{y:,.2f} MtCO2e<br>Year: %{x}<extra></extra>", "line": {"color": "#17becf", "width": 0.5}, "mode": "lines", "name": "2.F - Product Uses as Substitutes for Ozone Depleting Substances", "stackgroup": "one", "type": "scatter", "x": [2023, 2024, 2025, 2026, 2027, 2028, 2029, 2030, 2031, 2032, 2033, 2034, 2035, 2036, 2037, 2038, 2039, 2040, 2041, 2042, 2043, 2044, 2045, 2046, 2047, 2048, 2049, 2050], "y": [2.104, 1.135, 1.215, 1.266, 1.291, 1.319, 1.277, 1.231, 1.185, 1.139, 1.092, 1.044, 0.9929, 0.9396, 0.8842, 0.8274, 0.7693, 0.7104, 0.6513, 0.5921, 0.5328, 0.4738, 0.4149, 0.3565, 0.2988, 0.2418, 0.1858, 0.1307]}, {"fillcolor": "#aec7e8", "hovertemplate": "<b>3.A - Livestock</b><br>%{y:,.2f} MtCO2e<br>Year: %{x}<extra></extra>", "line": {"color": "#aec7e8", "width": 0.5}, "mode": "lines", "name": "3.A - Livestock", "stackgroup": "one", "type": "scatter", "x": [2023, 2024, 2025, 2026, 2027, 2028, 2029, 2030, 2031, 2032, 2033, 2034, 2035, 2036, 2037, 2038, 2039, 2040, 2041, 2042, 2043, 2044, 2045, 2046, 2047, 2048, 2049, 2050], "y": [2.402, 1.889, 1.709, 1.565, 1.453, 1.365, 1.414, 1.593, 1.851, 2.147, 2.445, 2.722, 2.961, 3.152, 3.293, 3.383, 3.426, 3.427, 3.391, 3.325, 3.234, 3.121, 2.993, 2.851, 2.7, 2.541, 2.378, 2.211]}, {"fillcolor": "#ffbb78", "hovertemplate": "<b>3.C - Aggregate sources and non-CO2 emissions sources on land</b><br>%{y:,.2f} MtCO2e<br>Year: %{x}<extra></extra>", "line": {"color": "#ffbb78", "width": 0.5}, "mode": "lines", "name": "3.C - Aggregate sources and non-CO2 emissions sources on land", "stackgroup": "one", "type": "scatter", "x": [2023, 2024, 2025, 2026, 2027, 2028, 2029, 2030, 2031, 2032, 2033, 2034, 2035, 2036, 2037, 2038, 2039, 2040, 2041, 2042, 2043, 2044, 2045, 2046, 2047, 2048, 2049, 2050], "y": [1.02, 0.9128, 0.9019, 0.89, 0.8772, 0.862, 0.8681, 0.8824, 0.8967, 0.9031, 0.8957, 0.871, 0.8325, 0.7845, 0.7577, 0.732, 0.7014, 0.6681, 0.63, 0.5861, 0.536, 0.4794, 0.4878, 0.5057, 0.5267, 0.5393, 0.5381, 0.5253]}, {"fillcolor": "#98df8a", "hovertemplate": "<b>4.A - Solid Waste Disposal</b><br>%{y:,.2f} MtCO2e<br>Year: %{x}<extra></extra>", "line": {"color": "#98df8a", "width": 0.5}, "mode": "lines", "name": "4.A - Solid Waste Disposal", "stackgroup": "one", "type": "scatter", "x": [2023, 2024, 2025, 2026, 2027, 2028, 2029, 2030, 2031, 2032, 2033, 2034, 2035, 2036, 2037, 2038, 2039, 2040, 2041, 2042, 2043, 2044, 2045, 2046, 2047, 2048, 2049, 2050], "y": [0.762, 0.696, 0.6838, 0.6741, 0.6662, 0.6599, 0.6549, 0.6427, 0.6248, 0.6025, 0.5769, 0.5487, 0.5189, 0.4879, 0.4564, 0.4247, 0.3932, 0.3623, 0.3322, 0.3031, 0.2752, 0.2487, 0.2236, 0.2002, 0.1784, 0.1585, 0.1403, 0.124]}, {"fillcolor": "#ff9896", "hovertemplate": "<b>4.D - Wastewater Treatment and Discharge</b><br>%{y:,.2f} MtCO2e<br>Year: %{x}<extra></extra>", "line": {"color": "#ff9896", "width": 0.5}, "mode": "lines", "name": "4.D - Wastewater Treatment and Discharge", "stackgroup": "one", "type": "scatter", "x": [2023, 2024, 2025, 2026, 2027, 2028, 2029, 2030, 2031, 2032, 2033, 2034, 2035, 2036, 2037, 2038, 2039, 2040, 2041, 2042, 2043, 2044, 2045, 2046, 2047, 2048, 2049, 2050], "y": [0.496, 0.4909, 0.5124, 0.5267, 0.5357, 0.5452, 0.535, 0.5233, 0.5108, 0.4976, 0.4832, 0.4675, 0.4504, 0.4317, 0.4116, 0.39, 0.3671, 0.3428, 0.3173, 0.2905, 0.2626, 0.2334, 0.2029, 0.1712, 0.1384, 0.1043, 0.06905, 0.03257]}, {"fillcolor": "#c5b0d5", "hovertemplate": "<b>5- CCSQ</b><br>%{y:,.2f} MtCO2e<br>Year: %{x}<extra></extra>", "line": {"color": "#c5b0d5", "width": 0.5}, "mode": "lines", "name": "5- CCSQ", "stackgroup": "one", "type": "scatter", "x": [2023, 2024, 2025, 2026, 2027, 2028, 2029, 2030, 2031, 2032, 2033, 2034, 2035, 2036, 2037, 2038, 2039, 2040, 2041, 2042, 2043, 2044, 2045, 2046, 2047, 2048, 2049, 2050], "y": [0.0, 0.0, 0.0, 0.0, 0.0, 0.0, -1.472, -2.945, -4.417, -5.889, -7.361, -8.834, -10.31, -11.78, -13.25, -14.72, -16.19, -17.67, -19.14, -20.61, -22.08, -23.56, -25.03, -26.5, -27.97, -29.45, -30.92, -32.39]}], "layout": {"height": 500, "hovermode": "x unified", "legend": {"font": {"size": 9}, "orientation": "v", "x": 1.01, "y": 1}, "title": {"text": "<b>Remove TX:LNDU:DEC_DEFORESTATION from All Actions</b><br><sup>Emisiones apiladas por subsector (MtCO2e)</sup>", "x": 0.5}, "width": 1000, "xaxis": {"tickformat": "d", "title": {"text": "Year"}}, "yaxis": {"title": {"text": "MtCO2e"}}}}

### Figure 4 — Plotly figure (JSON) as saved in the notebook; plotly's stock layout.template omitted (floating-point values rounded to 4 significant figures)
{"data": [{"hovertemplate": "<b>Strategy TX:BASE</b><br>%{y:,.2f} MtCO2e<br>Year: %{x}<extra></extra>", "line": {"color": "#1f77b4", "dash": "dash", "width": 2}, "marker": {"size": 5}, "mode": "lines+markers", "name": "Strategy TX:BASE", "type": "scatter", "x": [2023, 2024, 2025, 2026, 2027, 2028, 2029, 2030, 2031, 2032, 2033, 2034, 2035, 2036, 2037, 2038, 2039, 2040, 2041, 2042, 2043, 2044, 2045, 2046, 2047, 2048, 2049, 2050], "y": [97.32, 95.95, 98.88, 100.8, 101.7, 102.8, 103.9, 105.0, 106.1, 107.3, 108.5, 109.7, 110.8, 111.8, 112.7, 113.5, 114.3, 115.0, 115.6, 116.2, 116.8, 117.3, 117.8, 118.3, 118.8, 119.2, 119.7, 120.1]}, {"hovertemplate": "<b>Singleton - Default Value - LNDU: Stop deforestation</b><br>%{y:,.2f} MtCO2e<br>Year: %{x}<extra></extra>", "line": {"color": "#ff7f0e", "dash": "solid", "width": 2}, "marker": {"size": 5}, "mode": "lines+markers", "name": "Singleton - Default Value - LNDU: Stop deforestation", "type": "scatter", "x": [2023, 2024, 2025, 2026, 2027, 2028, 2029, 2030, 2031, 2032, 2033, 2034, 2035, 2036, 2037, 2038, 2039, 2040, 2041, 2042, 2043, 2044, 2045, 2046, 2047, 2048, 2049, 2050], "y": [97.32, 95.95, 98.88, 100.8, 101.7, 102.8, 103.9, 105.0, 106.1, 107.3, 108.5, 109.7, 110.8, 111.8, 112.7, 113.5, 114.3, 115.0, 115.6, 116.2, 116.8, 117.3, 117.8, 118.3, 118.8, 119.2, 119.7, 120.1]}, {"hovertemplate": "<b>Remove TX:LNDU:DEC_DEFORESTATION from All Actions</b><br>%{y:,.2f} MtCO2e<br>Year: %{x}<extra></extra>", "line": {"color": "#2ca02c", "dash": "solid", "width": 2}, "marker": {"size": 5}, "mode": "lines+markers", "name": "Remove TX:LNDU:DEC_DEFORESTATION from All Actions", "type": "scatter", "x": [2023, 2024, 2025, 2026, 2027, 2028, 2029, 2030, 2031, 2032, 2033, 2034, 2035, 2036, 2037, 2038, 2039, 2040, 2041, 2042, 2043, 2044, 2045, 2046, 2047, 2048, 2049, 2050], "y": [97.32, 95.95, 98.88, 100.8, 101.7, 102.8, 92.58, 83.25, 74.84, 67.23, 60.29, 53.94, 48.09, 42.7, 37.82, 32.0, 27.94, 25.1, 22.28, 19.48, 16.69, 13.91, 11.23, 8.574, 5.951, 3.347, 0.7587, -1.814]}], "layout": {"height": 500, "hovermode": "x unified", "legend": {"font": {"size": 10}, "orientation": "v", "x": 1.01, "y": 1}, "shapes": [{"line": {"color": "black", "dash": "dot", "width": 1}, "type": "line", "x0": 0, "x1": 1, "xref": "x domain", "y0": 0, "y1": 0, "yref": "y"}], "title": {"text": "<b>Emisiones totales por estrategia</b><br><sup>MtCO2e · Linea punteada = baseline</sup>", "x": 0.5}, "width": 1000, "xaxis": {"tickformat": "d", "title": {"text": "Year"}}, "yaxis": {"title": {"text": "MtCO2e"}}}}
